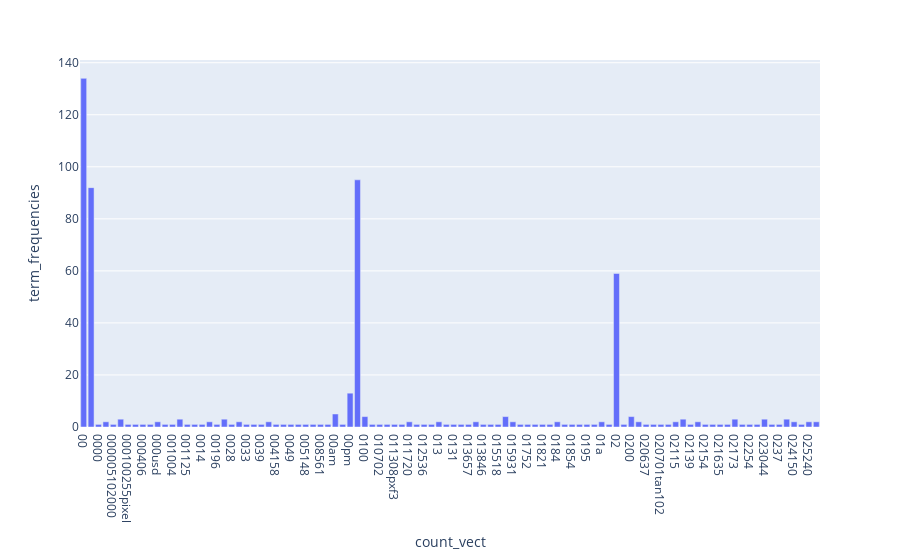

Write notebook code for a chart like this one.
### Markdown cell above
## Exercise 14 (take home):
The chart above contains all the vocabulary, and it's computationally intensive to both compute and visualize. Can you efficiently reduce the number of terms you want to visualize as an exercise.

### Code cell
# Answer here

fig_reduce = px.bar(x=count_vect.get_feature_names()[:100], y = term_frequencies[:100],
            labels=dict(x="count_vect", y="term_frequencies"))
#fig.update_xaxes(type='category')
fig_reduce.show()

### Figure 1 — Plotly figure (JSON) as saved in the notebook; plotly's stock layout.template omitted (floating-point values rounded to 4 significant figures)
{"data": [{"alignmentgroup": "True", "hovertemplate": "count_vect=%{x}<br>term_frequencies=%{y}<extra></extra>", "legendgroup": "", "marker": {"color": "#636efa", "pattern": {"shape": ""}}, "name": "", "offsetgroup": "", "orientation": "v", "showlegend": false, "textposition": "auto", "type": "bar", "x": ["00", "000", "0000", "0000001200", "000005102000", "0001", "000100255pixel", "00014", "000406", "0007", "000usd", "0010", "001004", "0010580b", "001125", "001200201pixel", "0014", "001642", "00196", "002", "0028", "003258u19250", "0033", "0038", "0039", "004021809", "004158", "004627", "0049", "00500", "005148", "00630", "008561", "0094", "00am", "00index", "00pm", "01", "0100", "010116", "010702", "011255", "011308pxf3", "011605", "011720", "012019", "012536", "012946", "013", "013034", "0131", "013423tan102", "013657", "0138", "013846", "0150", "015518", "01580", "015931", "01720", "01752", "0179", "01821", "01830", "0184", "01852", "01854", "01890", "0195", "0199", "01a", "01wb", "02", "020", "0200", "020504", "020637", "020646", "020701tan102", "020751", "02115", "02118", "02139", "02142", "02154", "02160", "021635", "021708", "02173", "0223", "02254", "022621tan102", "023044", "0235", "0237", "024103", "024150", "024626", "025240", "025924"], "xaxis": "x", "y": [134, 92, 1, 2, 1, 3, 1, 1, 1, 1, 2, 1, 1, 3, 1, 1, 1, 2, 1, 3, 1, 2, 1, 1, 1, 2, 1, 1, 1, 1, 1, 1, 1, 1, 5, 1, 13, 95, 4, 1, 1, 1, 1, 1, 2, 1, 1, 1, 2, 1, 1, 1, 1, 2, 1, 1, 1, 4, 2, 1, 1, 1, 1, 1, 2, 1, 1, 1, 1, 1, 2, 1, 59, 1, 4, 2, 1, 1, 1, 1, 2, 3, 1, 2, 1, 1, 1, 1, 3, 1, 1, 1, 3, 1, 1, 3, 2, 1, 2, 2], "yaxis": "y"}], "layout": {"barmode": "relative", "legend": {"tracegroupgap": 0}, "margin": {"t": 60}, "xaxis": {"anchor": "y", "domain": [0, 1], "title": {"text": "count_vect"}}, "yaxis": {"anchor": "x", "domain": [0, 1], "title": {"text": "term_frequencies"}}}}
